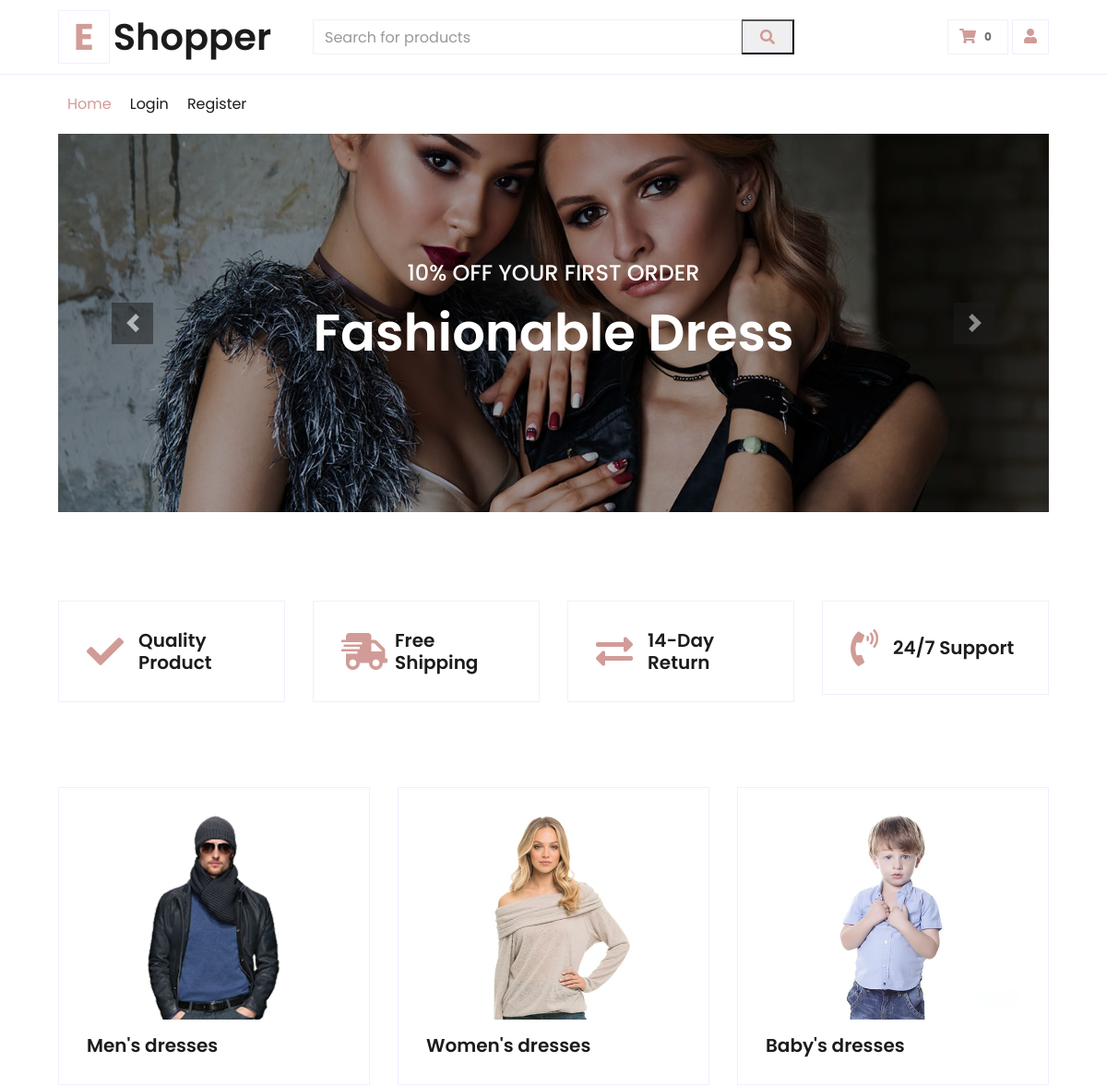
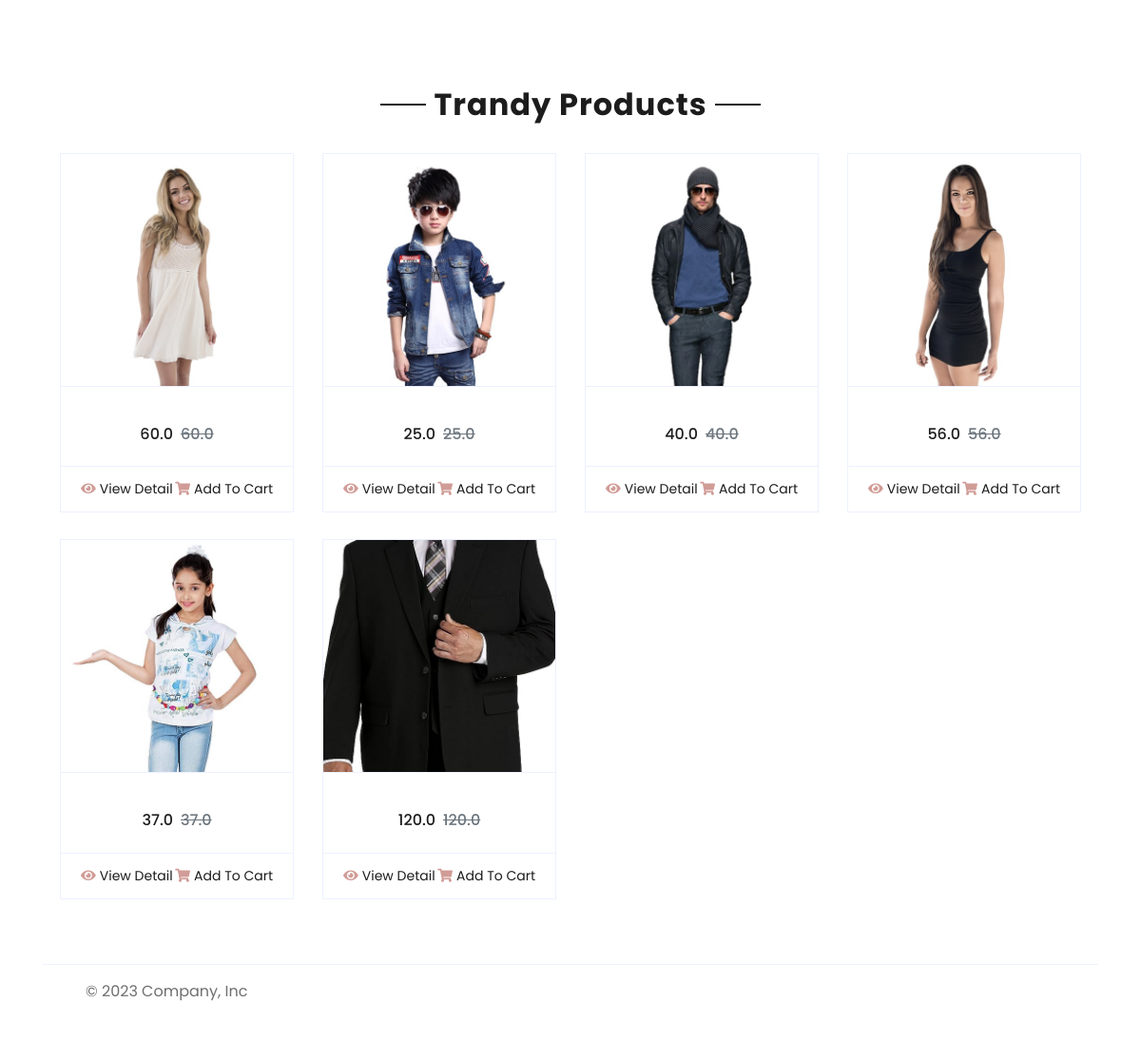
The page / on the database its author committed (2 pictures, top to bottom).
### app_tienda/models.py (models this page shows, shortened)
class producto(models.Model):
    nombre = models.CharField( max_length=50)
    descripcion = models.TextField(null=True)
    categoria = models.ForeignKey(categoria_producto, on_delete=models.CASCADE)
    imagen = models.ImageField( upload_to="tienda",blank=True,null=True)
    precio = models.FloatField()
    created = models.DateTimeField(auto_now_add=True)
    updated = models.DateTimeField(auto_now_add=True)
    class Meta:
        verbose_name = "Product"
        verbose_name_plural = "Products"

### app_tienda/views.py (the view)
# urls.py: path('',views.tienda,name='inicio'),
def tienda(request):
    carro=Carro(request)
    is_logout = request.GET.get('is_logout')
    if is_logout:
        messages.success(request, "You have been successfully logged out.")
    prod = producto.objects.all()
    query = request.GET.get('barrabusqueda')
    if query:
        resultados = producto.objects.filter(nombre__icontains=query)
        return render(request, 'tienda/resultados.html', {'mostrar_resultados': resultados})
    return render(request, 'tienda/tienda.html',{
        'prod':prod,
    })

### app_carro/context_processor.py (called while the page is built)
def importe_total_carro(request):
    total=0
    if request.user.is_authenticated:
        carro = request.session.get("carro")
        if carro is not None:
            for key,value in request.session["carro"].items():
                total = total+(float(value["preciototal"]))
        else:
            carro=Carro(request)
    else:
        total="debes hacer login"
    return {"importe_total_carro":total}

### app_tienda/templates/tienda/tienda.html (shortened to what this page needs)
{% extends 'base.html' %}
{% load static %}
{% block content %}
 <div class="container-fluid mb-5">
  <div class="row border-top px-xl-5">
      <div class="col-lg-12">
          <nav class="navbar navbar-expand-lg bg-light navbar-light py-3 py-lg-0 px-0">
              <div class="collapse navbar-collapse justify-content-between" id="navbarCollapse">
                  <div class="navbar-nav mr-auto py-0">
                      <a href="{% url 'inicio' %}" class="nav-item nav-link active">Home</a>
                      {% if request.user.is_authenticated %}
                          <a href="{% url 'profile' user.username %}" class="nav-item nav-link">Profile</a>
                          <a href="{% url 'logout' %}" class="nav-item nav-link">Logout</a>
                      {% else %}
                      <div class="navbar-nav ml-auto py-0">
                          <a href="{% url 'login' %}" class="nav-item nav-link">Login</a>
                          <a href="{% url 'register' %}" class="nav-item nav-link">Register</a>
                      </div>
                      {% endif %}
                  </div>
              </div>
          </nav>
          <div id="header-carousel" class="carousel slide" data-ride="carousel">
              <div class="carousel-inner">
                  <div class="carousel-item active" style="height: 410px;">
                      <img class="img-fluid" src="{% static 'img/carousel-1.jpg' %}" alt="Image">
                      <div class="carousel-caption d-flex flex-column align-items-center justify-content-center">
                          <div class="p-3" style="max-width: 700px;">
                              <h4 class="text-light text-uppercase font-weight-medium mb-3">10% Off Your First Order</h4>
                              <h3 class="display-4 text-white font-weight-semi-bold mb-4">Fashionable Dress</h3>
                          </div>
                      </div>
                  </div>
              </div>
              <a class="carousel-control-prev" href="#header-carousel" data-slide="prev">
                  <div class="btn btn-dark" style="width: 45px; height: 45px;">
                      <span class="carousel-control-prev-icon mb-n2"></span>
                  </div>
              </a>
              <a class="carousel-control-next" href="#header-carousel" data-slide="next">
                  <div class="btn btn-dark" style="width: 45px; height: 45px;">
                      <span class="carousel-control-next-icon mb-n2"></span>
                  </div>
              </a>
          </div>
      </div>
  </div>
</div>
<div class="container-fluid pt-5">
  <div class="row px-xl-5 pb-3">
      <div class="col-lg-3 col-md-6 col-sm-12 pb-1">
          <div class="d-flex align-items-center border mb-4" style="padding: 30px;">
              <h1 class="fa fa-check text-primary m-0 mr-3"></h1>
              <h5 class="font-weight-semi-bold m-0">Quality Product</h5>
          </div>
      </div>
      <div class="col-lg-3 col-md-6 col-sm-12 pb-1">
          <div class="d-flex align-items-center border mb-4" style="padding: 30px;">
              <h1 class="fa fa-shipping-fast text-primary m-0 mr-2"></h1>
              <h5 class="font-weight-semi-bold m-0">Free Shipping</h5>
          </div>
      </div>
      <div class="col-lg-3 col-md-6 col-sm-12 pb-1">
          <div class="d-flex align-items-center border mb-4" style="padding: 30px;">
              <h1 class="fas fa-exchange-alt text-primary m-0 mr-3"></h1>
              <h5 class="font-weight-semi-bold m-0">14-Day Return</h5>
          </div>
      </div>
      <div class="col-lg-3 col-md-6 col-sm-12 pb-1">
          <div class="d-flex align-items-center border mb-4" style="padding: 30px;">
              <h1 class="fa fa-phone-volume text-primary m-0 mr-3"></h1>
              <h5 class="font-weight-semi-bold m-0">24/7 Support</h5>
          </div>
      </div>
  </div>
</div>
<div class="container-fluid pt-5">
  <div class="row px-xl-5 pb-3">
      <div class="col-lg-4 col-md-6 pb-1">
          <div class="cat-item d-flex flex-column border mb-4" style="padding: 30px;">
              <a href="{% url 'search' ' men' %}" class="cat-img position-relative overflow-hidden mb-3">
                  <img class="img-fluid" src="{% static 'img/cat-1.jpg' %}" alt="">
              </a>
              <h5 class="font-weight-semi-bold m-0">Men's dresses</h5>
          </div>
      </div>
      <div class="col-lg-4 col-md-6 pb-1">
          <div class="cat-item d-flex flex-column border mb-4" style="padding: 30px;">
              <a href="{% url 'search' 'women' %}" class="cat-img position-relative overflow-hidden mb-3">
                  <img class="img-fluid" src="{% static 'img/cat-2.jpg' %}" alt="">
              </a>
              <h5 class="font-weight-semi-bold m-0">Women's dresses</h5>
          </div>
      </div>
      <div class="col-lg-4 col-md-6 pb-1">
          <div class="cat-item d-flex flex-column border mb-4" style="padding: 30px;">
              <a href="{% url 'search' 'boy' %}" class="cat-img position-relative overflow-hidden mb-3">
                  <img class="img-fluid" src="{% static 'img/cat-3.jpg' %}" alt="">
              </a>
              <h5 class="font-weight-semi-bold m-0">Baby's dresses</h5>
          </div>
      </div>
  </div>
</div>
<div class="container-fluid pt-5">
  <div class="text-center mb-4">
      <h2 class="section-title px-5"><span class="px-2">Trandy Products</span></h2>
  </div>
  <div class="row px-xl-5 pb-3">
    {% for p in prod %}
    <div class="col-lg-3 col-md-6 col-sm-12 pb-1">
        <div class="card product-item border-0 mb-4">
            <div class="card-header product-img position-relative overflow-hidden bg-transparent border p-0">
                <img class="img-fluid w-100" src="{{p.imagen.url}}" alt="">
            </div>
            <div class="card-body border-left border-right text-center p-0 pt-4 pb-3">
                <div class="d-flex justify-content-center">
                    <h6>{{p.precio}}</h6><h6 class="text-muted ml-2"><del>{{p.precio}}</del></h6>
                </div>
            </div>
            <div class="card-footer d-flex justify-content-between bg-light border">
                <a href="{% url 'detalles' p.id %}" class="btn btn-sm text-dark p-0"><i class="fas fa-eye text-primary mr-1"></i>View Detail</a>
                <a href="{% url 'app_carro:agregar' p.id 1 %}" class="btn btn-sm text-dark p-0"><i class="fas fa-shopping-cart text-primary mr-1"></i>Add To Cart</a>
            </div>
        </div>
    </div>
    {% endfor %}
  </div>
</div>
{% endblock content %}

### templates/base.html (shortened to what this page needs)
{% load static %}
<!DOCTYPE html>
<html lang="en">
<head>
    <link href="https://cdnjs.cloudflare.com/ajax/libs/font-awesome/5.10.0/css/all.min.css" rel="stylesheet">
    <link href="{% static 'lib/owlcarousel/assets/owl.carousel.min.css' %}" rel="stylesheet">
    <link href="{% static 'css/style.css' %}" rel="stylesheet">
</head>
<body>
    <div class="container-fluid">
        <div class="row align-items-center py-3 px-xl-5">
            <div class="col-lg-3 d-none d-lg-block">
                <a href="{% url 'inicio' %}" class="text-decoration-none">
                    <h1 class="m-0 display-5 font-weight-semi-bold"><span class="text-primary font-weight-bold border px-3 mr-1">E</span>Shopper</h1>
                </a>
            </div>
            <div class="col-lg-6 col-6 text-left">
                <form action="{% url 'inicio' %}" method="get">
                    <div class="input-group">
                        <input type="text" class="form-control" placeholder="Search for products" name="barrabusqueda">
                        <div class="input-group-append">
                          <button type="submit">
                            <span class="input-group-text bg-transparent text-primary">
                              <i class="fa fa-search"></i>
                          </span>
                          </button>
                        </div>
                    </div>
                </form>
            </div>
            <div class="col-lg-3 col-6 text-right">
                <a href="{% url 'vercarro' %}" class="btn border">
                    <i class="fas fa-shopping-cart text-primary"></i>
                    <span class="badge">{{request.session.carro.items|length}}</span>
                </a>
                {% if request.user.is_authenticated %}
                <a href="{% url 'profile' user.username %}" class="btn border">
                    <i class="fas fa-user text-primary"></i>
                </a>
                {% else %}
                <a href="{% url 'login' %}" class="btn border">
                    <i class="fas fa-user text-primary"></i>
                </a>
                {% endif %}
            </div>
        </div>
    </div>
      {% block content %}
      {% endblock content %}
      <div class="container">
        <footer class="d-flex flex-wrap justify-content-between align-items-center py-3 my-4 border-top">
          <div class="col-md-4 d-flex align-items-center">
            <a href="/" class="mb-3 me-2 mb-md-0 text-body-secondary text-decoration-none lh-1">
              <svg class="bi" width="30" height="24"><use xlink:href="#bootstrap"></use></svg>
            </a>
            <span class="mb-3 mb-md-0 text-body-secondary">© 2023 Company, Inc</span>
          </div>
          <ul class="nav col-md-4 justify-content-end list-unstyled d-flex">
            <li class="ms-3"><a class="text-body-secondary" href="#"><svg class="bi" width="24" height="24"><use xlink:href="#twitter"></use></svg></a></li>
            <li class="ms-3"><a class="text-body-secondary" href="#"><svg class="bi" width="24" height="24"><use xlink:href="#instagram"></use></svg></a></li>
            <li class="ms-3"><a class="text-body-secondary" href="#"><svg class="bi" width="24" height="24"><use xlink:href="#facebook"></use></svg></a></li>
          </ul>
        </footer>
      </div>
</body>
</html>

### rows shown on the page
producto: imagen (picture), precio "60.0"
producto: imagen (picture), precio "25.0"
producto: imagen (picture), precio "40.0"
producto: imagen (picture), precio "56.0"
producto: imagen (picture), precio "37.0"
producto: imagen (picture), precio "120.0"

### other values the page prints
{{ request.session.carro.items|length }} "0"
